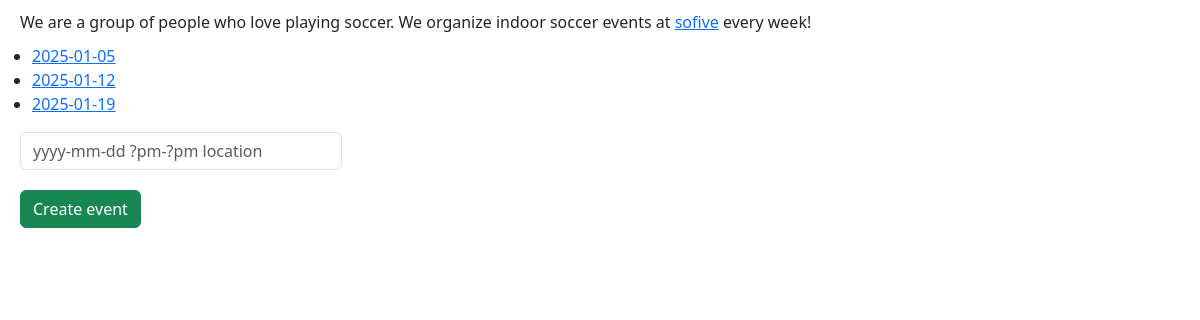
Before: / with the older database file.
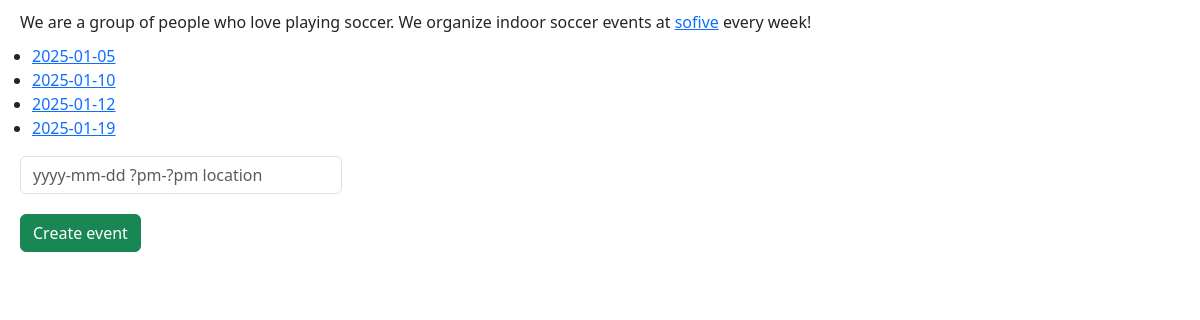
After: the same page with the newer database file.
### tables this page shows
CREATE TABLE events (
    date TEXT NOT NULL,
    time TEXT NOT NULL,
    location TEXT NOT NULL,
    video_url TEXT,
    PRIMARY KEY (date)
);

### flask_app.py (the view, shortened to what this page needs)
@app.route('/', methods=["GET", "POST"])
def index():
    if request.method == "GET":
        date = request.args.get("date", default="")
        events = db.execute("SELECT date, time FROM events ORDER BY date")
        if date == "":
            return render_template("index.html", events = events, date = date)

### templates/index.html (shortened to what this page needs)
<html>
    <head>
        <link href="https://cdn.jsdelivr.net/npm/bootstrap@5.3.3/dist/css/bootstrap.min.css" rel="stylesheet">
    </head>
    <body>
        <div class = "margin">
            We are a group of people who love playing soccer. We organize indoor soccer events at <a href="https://www.sofive.com/locations/meadowlands">sofive</a> every week!
        </div>
        <ul>
            {% for event in events %}
                <li><a href="?date={{event.date}}">{{event.date}}</a></li>
            {% endfor %}
        </ul>
        <form action="/" method="POST">
            <input size = "27" autocomplete="off" autofocus name="event" class="margin form-control w-auto" placeholder="yyyy-mm-dd ?pm-?pm location" type="text">
            <button type="submit" class="margin btn btn-success" name="create_event">Create event</button>
        </form>
    </body>
</html>

### templates/index.html (style rules this page uses)
.margin { margin-left: 20px; margin-right: 20px; margin-top: 10px; margin-bottom: 10px; }

Changed rows visible on the page:
added events: date "2025-01-10"
